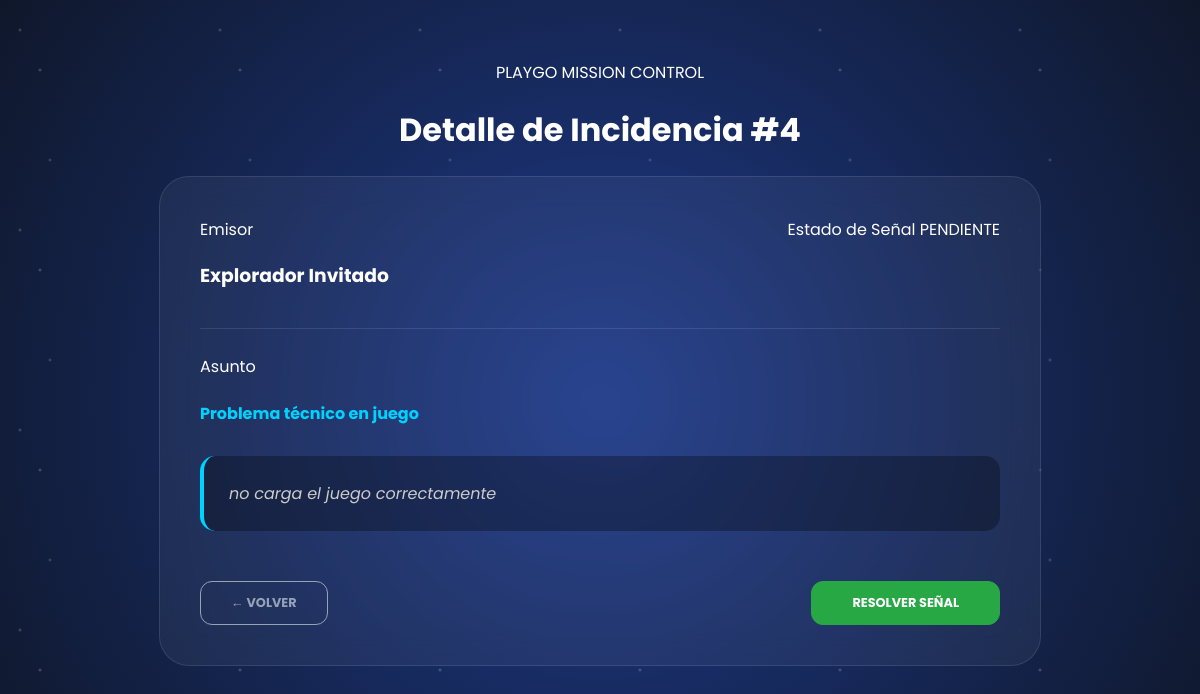
The app's page /administrador/soporte/gestion.php?id=4 (signed in) with its own data.
### tables this page shows
CREATE TABLE `incidencias` (
  `id_incidencia` int(11) NOT NULL,
  `usuario_id` int(11) DEFAULT NULL,
  `tipo` enum('sugerencia','queja','error_alta_usuario','solicitud_baja_usuario','solicitud_modificacion_usuario','incidencia_juego','fallo_seguridad','error_ranking') NOT NULL,
  `asunto` varchar(150) NOT NULL,
  `mensaje` text NOT NULL,
  `estado` enum('pendiente','resuelta') DEFAULT 'pendiente',
  `fecha_reporte` timestamp NOT NULL DEFAULT current_timestamp()
);

### administrador/soporte/gestion.php (the view, shortened to what this page needs)
<?php
require_once "../../configuracion/conexion.php";
$id = mysqli_real_escape_string($conn, $_GET['id']);
$sql = "SELECT i.*, u.nombres FROM incidencias i
        LEFT JOIN usuario u ON i.usuario_id = u.usuario_id
        WHERE i.id_incidencia = $id";
$res = mysqli_query($conn, $sql);
$ticket = mysqli_fetch_assoc($res);
?>
<!DOCTYPE html>
<html lang="es">
<head>
    <link rel="stylesheet" href="../../assets/css/menu.css">
</head>
<body class="portal-galactico">
    <main class="admin-main">
        <div class="header-panel">
            <div class="logo">PLAY<span>GO</span> MISSION CONTROL</div>
            <h1>Detalle de Incidencia #<?php echo $id; ?></h1>
        </div>
        <div class="card-comando ticket-view">
            <div class="ticket-meta">
                <div>
                    <span class="form-label-space">Emisor</span>
                    <h3 style="color: white;"><?php echo $ticket['nombres'] ? htmlspecialchars($ticket['nombres']) : 'Explorador Invitado'; ?></h3>
                </div>
                <div style="text-align: right;">
                    <span class="form-label-space">Estado de Señal</span>
                    <span class="badge-status <?php echo $ticket['estado'] == 'pendiente' ? 'pend' : 'res'; ?>" style="font-size: 1rem;">
                        <?php echo strtoupper($ticket['estado']); ?>
                    </span>
                </div>
            </div>
            <div style="margin-bottom: 30px;">
                <span class="form-label-space">Asunto</span>
                <h4 style="color: #00d2ff;"><?php echo htmlspecialchars($ticket['asunto']); ?></h4>
            </div>
            <div class="mensaje-box">
                <?php echo nl2br(htmlspecialchars($ticket['mensaje'])); ?>
            </div>
            <div style="display: flex; justify-content: space-between; margin-top: 40px;">
                <a href="listar.php" class="btn-admin" style="width: auto; padding: 12px 30px; border-color: #94a3b8; color: #94a3b8;">← Volver</a>
                <?php if ($ticket['estado'] === 'pendiente'): ?>
                    <a href="procesar_incidencia.php?id=<?php echo $id; ?>&accion=resolver"
                       class="btn-admin btn-primary-space" style="width: auto; padding: 12px 40px; background: #28a745; color: white; border-color: #28a745;">
                       RESOLVER SEÑAL
                    </a>
                <?php endif; ?>
            </div>
        </div>
    </main>
</body>
</html>

### assets/css/menu.css (style rules this page uses)
:root { --playgo-blue: #00d2ff; --playgo-dark: #0f172a; --glass: rgba(255, 255, 255, 0.05); }
body { font-family: 'Poppins', sans-serif; background: radial-gradient(circle at center, #1e3a8a 0%, #0f172a 100%) !important; color: white; min-height: 100vh; margin: 0; overflow-x: hidden; position: relative; }
body::before { content: ""; position: fixed; top: 0; left: 0; width: 100%; height: 100%; background-image: radial-gradient(2px 2px at 20px 30px, #eee, rgba(0,0,0,0)), radial-gradient(2px 2px at 40px 70px, #fff, rgba(0,0,0,0)), radial-gradient(2px 2px at 50px 160px, #ddd, rgba(0,0,0,0)); background-repeat: repeat; background-size: 200px 200px; animation: stars-move 100s linear infinite; opacity: 0.3; z-index: -1; }
.admin-main { max-width: 1200px; margin: 0 auto; padding: 60px 20px; text-align: center; }
.card-comando { background: var(--glass); backdrop-filter: blur(15px); -webkit-backdrop-filter: blur(15px); border: 1px solid rgba(255, 255, 255, 0.1); border-radius: 30px; padding: 40px; transition: all 0.4s cubic-bezier(0.175, 0.885, 0.32, 1.275); }
.btn-admin { display: inline-block; width: 100%; padding: 12px; margin-top: 10px; background: transparent; border: 1px solid var(--playgo-blue); border-radius: 12px; color: var(--playgo-blue); text-decoration: none; font-weight: 700; text-transform: uppercase; font-size: 0.8rem; transition: 0.3s; }

### administrador/soporte/gestion.php (style rules this page uses)
.ticket-view { max-width: 800px; margin: 0 auto; text-align: left; }
.ticket-meta { display: flex; justify-content: space-between; border-bottom: 1px solid rgba(255, 255, 255, 0.1); padding-bottom: 20px; margin-bottom: 25px; }
.mensaje-box { background: rgba(0, 0, 0, 0.3); border-radius: 15px; padding: 25px; border-left: 4px solid #00d2ff; font-style: italic; color: #ccc; line-height: 1.6; }

### records on screen
incidencias: estado "PENDIENTE", asunto "Problema técnico en juego", mensaje "no carga el juego correctamente"

### other values on screen
$id "4"
